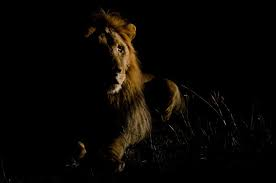
#> input picture Sample Images/lion.jpeg, 276 x 183 px, found by its file name
$ python 'Histogram equilisation.py'
#> lines starting #> are read from the running program, lines starting #| are printed output that depends on the picture
import numpy as np
from matplotlib import pyplot as plt
import cv2

img=cv2.imread('lion.jpeg')
#> img is the input picture: shape (183, 276, 3); mean B, G, R 3.5, 6.1, 8.4
img1=cv2.cvtColor(img,cv2.COLOR_BGR2GRAY)
img2=cv2.cvtColor(img,cv2.COLOR_BGR2HSV)
#> img2: shape (183, 276, 3); mean H, S, V 7.9, 43.1, 8.5
cv2.imshow('INPUT IMAGE',img)

b,g,r=cv2.split(img)
h,s,v=cv2.split(img2)
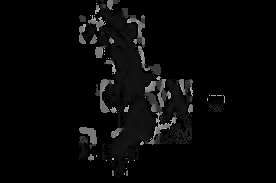
#> h: shape (183, 276); min 0, max 177, mean 7.9
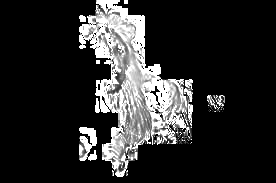
#> s: shape (183, 276); min 0, max 255, mean 43.1

hist=cv2.calcHist([img],[0],None,[256],[0,256])
#> hist = 256 values, max 37689 at index 0, min 0 at index 102, mean 197.3
hist2=cv2.calcHist([v],[0],None,[256],[0,256])
#> hist2 = 256 values, max 33955 at index 0, min 0 at index 207, mean 197.3

clahe=cv2.createCLAHE(clipLimit=5)
final_v=clahe.apply(v)
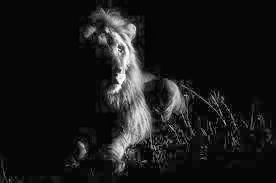
#> final_v: shape (183, 276); min 3, max 255, mean 24.3
#final_v=cv2.equalizeHist(v)
final_b=clahe.apply(b)
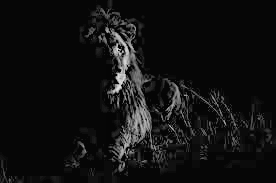
#> final_b: shape (183, 276); min 5, max 225, mean 16.9
final_g=clahe.apply(g)
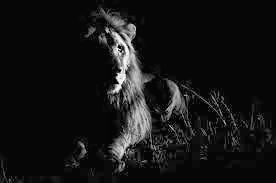
#> final_g: shape (183, 276); min 5, max 253, mean 20.3
final_r=clahe.apply(r)

img=cv2.merge((final_b,final_g,final_r))
img2=cv2.merge((h,s,final_v))
#> img2: shape (183, 276, 3); mean H, S, V 7.9, 43.1, 24.3
img2=cv2.cvtColor(img2,cv2.COLOR_HSV2BGR)
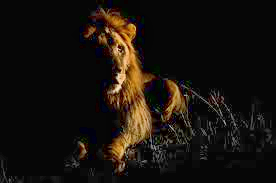
#> img2: shape (183, 276, 3); mean B, G, R 13.2, 18.1, 23.5
plt.plot(hist)
plt.show()
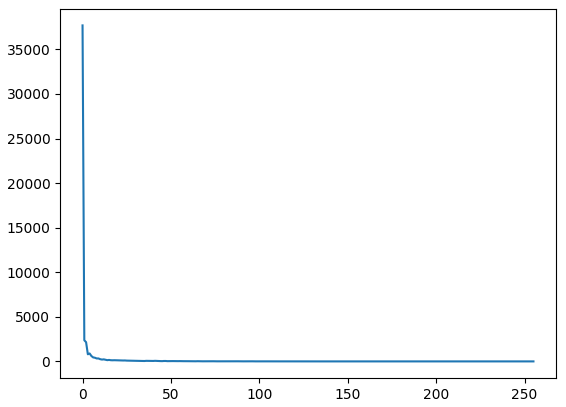
#> figure drawn by matplotlib, 1 panel; curve peaks at x = 0, y = 37689


#Output display

cv2.imshow('CLIPPED IMAGE USING BGR',img)
cv2.imshow('CLIPPED IMAGE USING HSV',img2)
cv2.waitKey(0)
cv2.destroyAllWindows()
